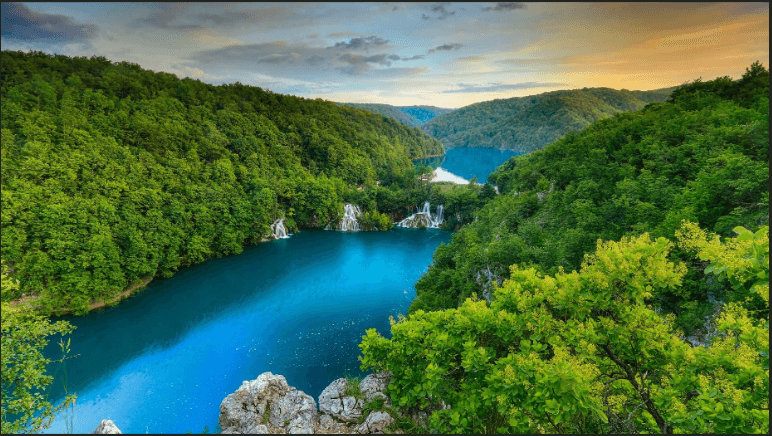
#> input picture Images/image2.png, 772 x 436 px, found by its file name
$ jupyter execute --allow-errors DBSCAN.ipynb
#> lines starting #> are read from the running program, lines starting #| are printed output that depends on the picture; after the words box and inside, x2 and y2 are one past the last pixel; in counts of white or black regions, pixels touching at a corner belong together
# **Density-based spatial clustering (DBSCAN)**

DBSCAN documentation [here](https://scikit-learn.org/stable/modules/generated/sklearn.cluster.DBSCAN.html)

[cell 1]
import numpy as np
# import pandas as pd

from sklearn.cluster import DBSCAN
from sklearn.datasets import make_blobs
from sklearn.model_selection import train_test_split
from matplotlib import pyplot as plt

[cell 2]
X, _ = make_blobs(n_samples = 1000, n_features = 2, random_state=69)

# Train test splits
X_train, X_test = train_test_split(X,test_size= 0.1, random_state= 1)
_, axes = plt.subplots(1, 2, figsize = (10, 5))
axes[0].scatter(X[:,0], X[:,1], c='b', edgecolor='k')
axes[1].scatter(X_train[:,0], X_train[:,1], c='b', edgecolor='k')
axes[1].scatter(X_test[:,0], X_test[:,1], c='r', edgecolor='k')

plt.show()
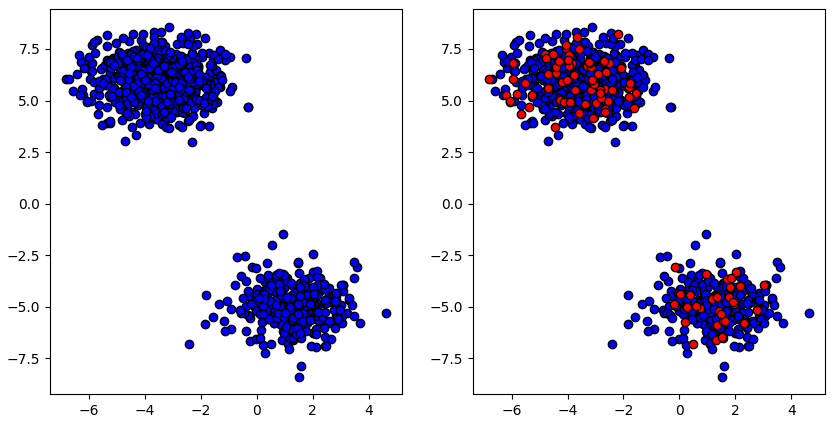
#> figure drawn by matplotlib, 2 panels

[cell 3]
dbscan = DBSCAN(eps= 1 , min_samples= 3 )

# Train DBSCAN
dbscan.fit (X_train)

[cell 4]
# Predictions
predictions = dbscan.fit_predict(X_test)
print(np.unique(predictions, return_counts= True))

[cell 5]
_, ax = plt.subplots(figsize = (5,4))
plt.scatter(X_test[:,0], X_test[:,1], c=predictions, edgecolors='k', cmap='Paired')
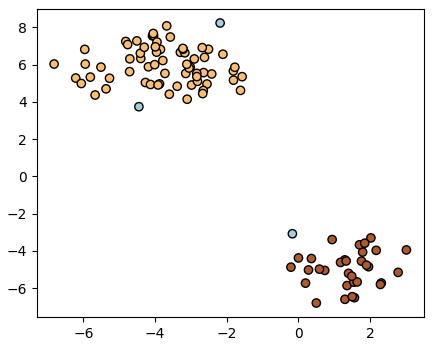
#> figure drawn by matplotlib, 1 panel

[cell 6]
plt.scatter(X_test[:,0], X_test[:,1], c=predictions, edgecolors='k', cmap='Paired')
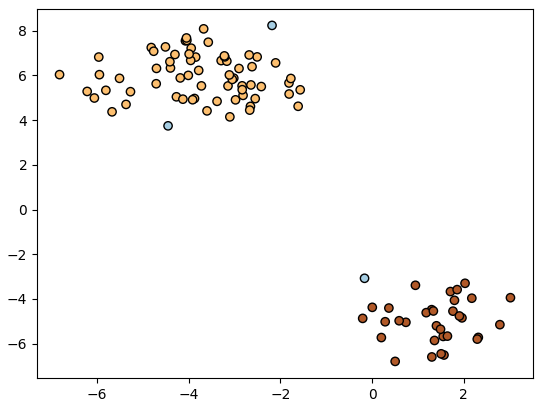
#> figure drawn by matplotlib, 1 panel

# **DBSCAN on real data**

Download the fruits data [here](https://drive.google.com/file/d/1M8tiAWDZclABJN1Meq9oEHCLJTNyHdpP/view?usp=share_link)

[cell 7]
import numpy as np
import pandas as pd
import matplotlib.pyplot as plt
from sklearn.cluster import DBSCAN

[cell 8]
_


#> (the rest of this cell did not finish here and is left out)

[cell 9]
dbscan = DBSCAN(eps= _ , min_samples= _ )
#> (the rest of this cell did not finish here and is left out)

[cell 10]
predictions = _

[cell 11]
# Plot
_

# **DBSCAN on images**

Use any of the following images:
 - [image1.jpeg](https://drive.google.com/file/d/1ehjQbNbSLTPOdnzZf5mtcokH-Irb9Hsq/view?usp=sharing)
 - [image2.png](https://drive.google.com/file/d/1RxivIbgi2eAG6p1myuxQGJs2zhGEsH_4/view?usp=sharing)
 - [image3.jpg](https://drive.google.com/file/d/1Pc_C9B_vqIxkLFV90RWSlRxRcTN-yKqF/view?usp=sharing)

[cell 12]
import numpy as np
import matplotlib.pyplot as plt
import cv2

from sklearn.cluster import DBSCAN

[cell 13]
original_image = cv2.imread('../images/image2.png')
#> original_image is the input picture: shape (436, 772, 3); mean B, G, R 73.1, 111.6, 75
original_image = cv2.cvtColor(original_image, cv2.COLOR_BGR2RGB)
print(original_image.shape)
#| (436, 772, 3)
original_image = cv2.resize(original_image, (150, 100))
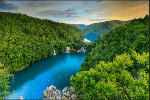
#> original_image: shape (100, 150, 3); mean R, G, B 75, 111.6, 73.2
print(original_image.shape)
#| (100, 150, 3)

img_hsv = cv2.cvtColor(original_image, cv2.COLOR_BGR2HSV)
#> img_hsv: shape (100, 150, 3); mean H, S, V 61.4, 162.8, 120.3
_, ax = plt.subplots(figsize=(5, 4))
ax.imshow(original_image)

[cell 14]
vectorized_hsv = img_hsv[:,:,0].reshape(-1, 1)
#> vectorized_hsv = 15000 values, max 104 at index 266, min 9 at index 304, mean 61.35
print(vectorized_hsv.shape)
#| (15000, 1)

[cell 15]
eps = max(abs(img_hsv[:,:,0].max() - img_hsv[:,:,0].min()), abs(img_hsv[:,:,1].max() - img_hsv[:,:,1].min()))*0.01
#> eps = 2.47
print(eps)
#| 2.47

min_samples = int(len(vectorized_hsv)*0.01)
#> min_samples = 150
print(min_samples)
#| 150

[cell 16]
dbscan = DBSCAN(eps=eps, min_samples=min_samples)
predictions = dbscan.fit_predict(vectorized_hsv)
#> predictions = 15000 values, max 1 at index 35, min -1 at index 2, mean 0.665
print(predictions.shape)
#| (15000,)

[cell 17]
print(np.unique(predictions))
#| [-1  0  1]

[cell 18]
predictions = predictions.reshape(original_image.shape[:2])
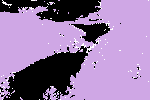
#> predictions: shape (100, 150) int64; 3 distinct labels, from -1 to 1; one colour per label, 0 black, -1 white
_, axes = plt.subplots(1, 2, figsize=(40, 20))
axes[0].imshow(original_image)
axes[0].set_axis_off()
axes[0].set_title('Original Image')
axes[1].imshow(predictions, cmap='Paired')
axes[1].set_axis_off()
axes[1].set_title('Segmented Image')

[cell 19]
cluster_mask = np.array(predictions == 1, dtype=np.uint8)
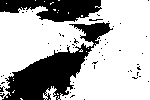
#> cluster_mask: shape (100, 150); values 0 (black) and 1 (white), 68.7% white; 60 black regions (58 under 20 px), largest, box (x1, y1, x2, y2) and area: (2, 22, 113, 100) 3055, (0, 0, 102, 22) 1484

masked_image = np.copy(original_image)
masked_image = cv2.bitwise_and(masked_image, masked_image, mask=cluster_mask)
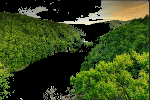
#> masked_image: shape (100, 150, 3); mean R, G, B 56.1, 72.5, 27.7
fig_titles = ['Original Image', 'Cluster Image', 'Segment Image']

_, axes = plt.subplots(1, 3, figsize=(12, 4))

axes[0].imshow(original_image)
axes[1].imshow(predictions, cmap='gray')
axes[2].imshow(masked_image)

for ax, title in zip(axes, fig_titles):
    ax.set_axis_off()
    ax.set_title(title)

plt.tight_layout()
